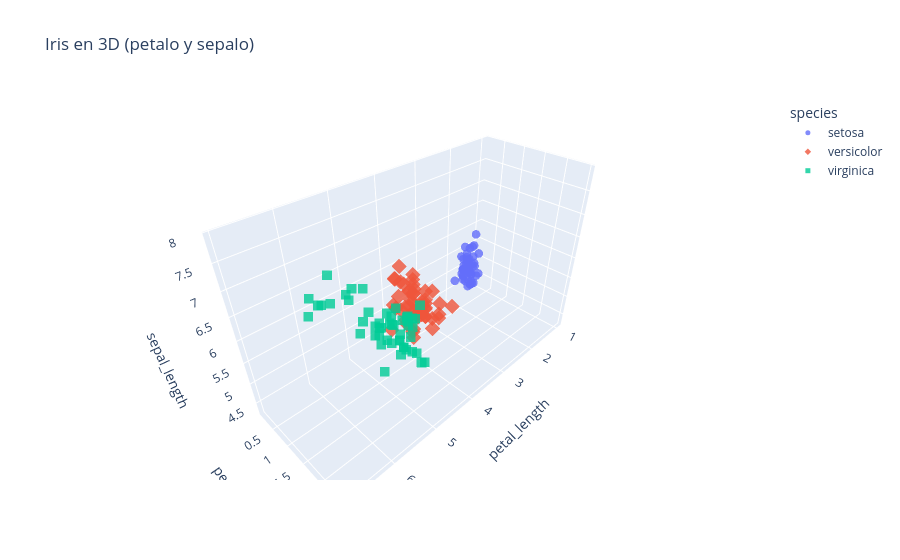

Notebook source saved alongside this figure:
### Markdown cell above
Las medidas de petalo estan muy correlacionadas. Lo vemos en 3D y coordenadas paralelas.

### Code cell
fig = px.scatter_3d(df, x="petal_length", y="petal_width", z="sepal_length",
                    color="species", symbol="species", opacity=0.8,
                    title="Iris en 3D (petalo y sepalo)")
fig.update_traces(marker_size=5)
fig

### Figure 1 — Plotly figure (JSON) as saved in the notebook; plotly's stock layout.template omitted (floating-point values rounded to 4 significant figures)
{"data": [{"hovertemplate": "species=setosa<br>petal_length=%{x}<br>petal_width=%{y}<br>sepal_length=%{z}<extra></extra>", "legendgroup": "setosa", "marker": {"color": "#636efa", "opacity": 0.8, "size": 5, "symbol": "circle"}, "mode": "markers", "name": "setosa", "scene": "scene", "showlegend": true, "type": "scatter3d", "x": [1.4, 1.4, 1.3, 1.5, 1.4, 1.7, 1.4, 1.5, 1.4, 1.5, 1.5, 1.6, 1.4, 1.1, 1.2, 1.5, 1.3, 1.4, 1.7, 1.5, 1.7, 1.5, 1.0, 1.7, 1.9, 1.6, 1.6, 1.5, 1.4, 1.6, 1.6, 1.5, 1.5, 1.4, 1.5, 1.2, 1.3, 1.5, 1.3, 1.5, 1.3, 1.3, 1.3, 1.6, 1.9, 1.4, 1.6, 1.4, 1.5, 1.4], "y": [0.2, 0.2, 0.2, 0.2, 0.2, 0.4, 0.3, 0.2, 0.2, 0.1, 0.2, 0.2, 0.1, 0.1, 0.2, 0.4, 0.4, 0.3, 0.3, 0.3, 0.2, 0.4, 0.2, 0.5, 0.2, 0.2, 0.4, 0.2, 0.2, 0.2, 0.2, 0.4, 0.1, 0.2, 0.1, 0.2, 0.2, 0.1, 0.2, 0.2, 0.3, 0.3, 0.2, 0.6, 0.4, 0.3, 0.2, 0.2, 0.2, 0.2], "z": [5.1, 4.9, 4.7, 4.6, 5.0, 5.4, 4.6, 5.0, 4.4, 4.9, 5.4, 4.8, 4.8, 4.3, 5.8, 5.7, 5.4, 5.1, 5.7, 5.1, 5.4, 5.1, 4.6, 5.1, 4.8, 5.0, 5.0, 5.2, 5.2, 4.7, 4.8, 5.4, 5.2, 5.5, 4.9, 5.0, 5.5, 4.9, 4.4, 5.1, 5.0, 4.5, 4.4, 5.0, 5.1, 4.8, 5.1, 4.6, 5.3, 5.0]}, {"hovertemplate": "species=versicolor<br>petal_length=%{x}<br>petal_width=%{y}<br>sepal_length=%{z}<extra></extra>", "legendgroup": "versicolor", "marker": {"color": "#EF553B", "opacity": 0.8, "size": 5, "symbol": "diamond"}, "mode": "markers", "name": "versicolor", "scene": "scene", "showlegend": true, "type": "scatter3d", "x": [4.7, 4.5, 4.9, 4.0, 4.6, 4.5, 4.7, 3.3, 4.6, 3.9, 3.5, 4.2, 4.0, 4.7, 3.6, 4.4, 4.5, 4.1, 4.5, 3.9, 4.8, 4.0, 4.9, 4.7, 4.3, 4.4, 4.8, 5.0, 4.5, 3.5, 3.8, 3.7, 3.9, 5.1, 4.5, 4.5, 4.7, 4.4, 4.1, 4.0, 4.4, 4.6, 4.0, 3.3, 4.2, 4.2, 4.2, 4.3, 3.0, 4.1], "y": [1.4, 1.5, 1.5, 1.3, 1.5, 1.3, 1.6, 1.0, 1.3, 1.4, 1.0, 1.5, 1.0, 1.4, 1.3, 1.4, 1.5, 1.0, 1.5, 1.1, 1.8, 1.3, 1.5, 1.2, 1.3, 1.4, 1.4, 1.7, 1.5, 1.0, 1.1, 1.0, 1.2, 1.6, 1.5, 1.6, 1.5, 1.3, 1.3, 1.3, 1.2, 1.4, 1.2, 1.0, 1.3, 1.2, 1.3, 1.3, 1.1, 1.3], "z": [7.0, 6.4, 6.9, 5.5, 6.5, 5.7, 6.3, 4.9, 6.6, 5.2, 5.0, 5.9, 6.0, 6.1, 5.6, 6.7, 5.6, 5.8, 6.2, 5.6, 5.9, 6.1, 6.3, 6.1, 6.4, 6.6, 6.8, 6.7, 6.0, 5.7, 5.5, 5.5, 5.8, 6.0, 5.4, 6.0, 6.7, 6.3, 5.6, 5.5, 5.5, 6.1, 5.8, 5.0, 5.6, 5.7, 5.7, 6.2, 5.1, 5.7]}, {"hovertemplate": "species=virginica<br>petal_length=%{x}<br>petal_width=%{y}<br>sepal_length=%{z}<extra></extra>", "legendgroup": "virginica", "marker": {"color": "#00cc96", "opacity": 0.8, "size": 5, "symbol": "square"}, "mode": "markers", "name": "virginica", "scene": "scene", "showlegend": true, "type": "scatter3d", "x": [6.0, 5.1, 5.9, 5.6, 5.8, 6.6, 4.5, 6.3, 5.8, 6.1, 5.1, 5.3, 5.5, 5.0, 5.1, 5.3, 5.5, 6.7, 6.9, 5.0, 5.7, 4.9, 6.7, 4.9, 5.7, 6.0, 4.8, 4.9, 5.6, 5.8, 6.1, 6.4, 5.6, 5.1, 5.6, 6.1, 5.6, 5.5, 4.8, 5.4, 5.6, 5.1, 5.1, 5.9, 5.7, 5.2, 5.0, 5.2, 5.4, 5.1], "y": [2.5, 1.9, 2.1, 1.8, 2.2, 2.1, 1.7, 1.8, 1.8, 2.5, 2.0, 1.9, 2.1, 2.0, 2.4, 2.3, 1.8, 2.2, 2.3, 1.5, 2.3, 2.0, 2.0, 1.8, 2.1, 1.8, 1.8, 1.8, 2.1, 1.6, 1.9, 2.0, 2.2, 1.5, 1.4, 2.3, 2.4, 1.8, 1.8, 2.1, 2.4, 2.3, 1.9, 2.3, 2.5, 2.3, 1.9, 2.0, 2.3, 1.8], "z": [6.3, 5.8, 7.1, 6.3, 6.5, 7.6, 4.9, 7.3, 6.7, 7.2, 6.5, 6.4, 6.8, 5.7, 5.8, 6.4, 6.5, 7.7, 7.7, 6.0, 6.9, 5.6, 7.7, 6.3, 6.7, 7.2, 6.2, 6.1, 6.4, 7.2, 7.4, 7.9, 6.4, 6.3, 6.1, 7.7, 6.3, 6.4, 6.0, 6.9, 6.7, 6.9, 5.8, 6.8, 6.7, 6.7, 6.3, 6.5, 6.2, 5.9]}], "layout": {"legend": {"title": {"text": "species"}, "tracegroupgap": 0}, "scene": {"domain": {"x": [0.0, 1.0], "y": [0.0, 1.0]}, "xaxis": {"title": {"text": "petal_length"}}, "yaxis": {"title": {"text": "petal_width"}}, "zaxis": {"title": {"text": "sepal_length"}}}, "title": {"text": "Iris en 3D (petalo y sepalo)"}}}
